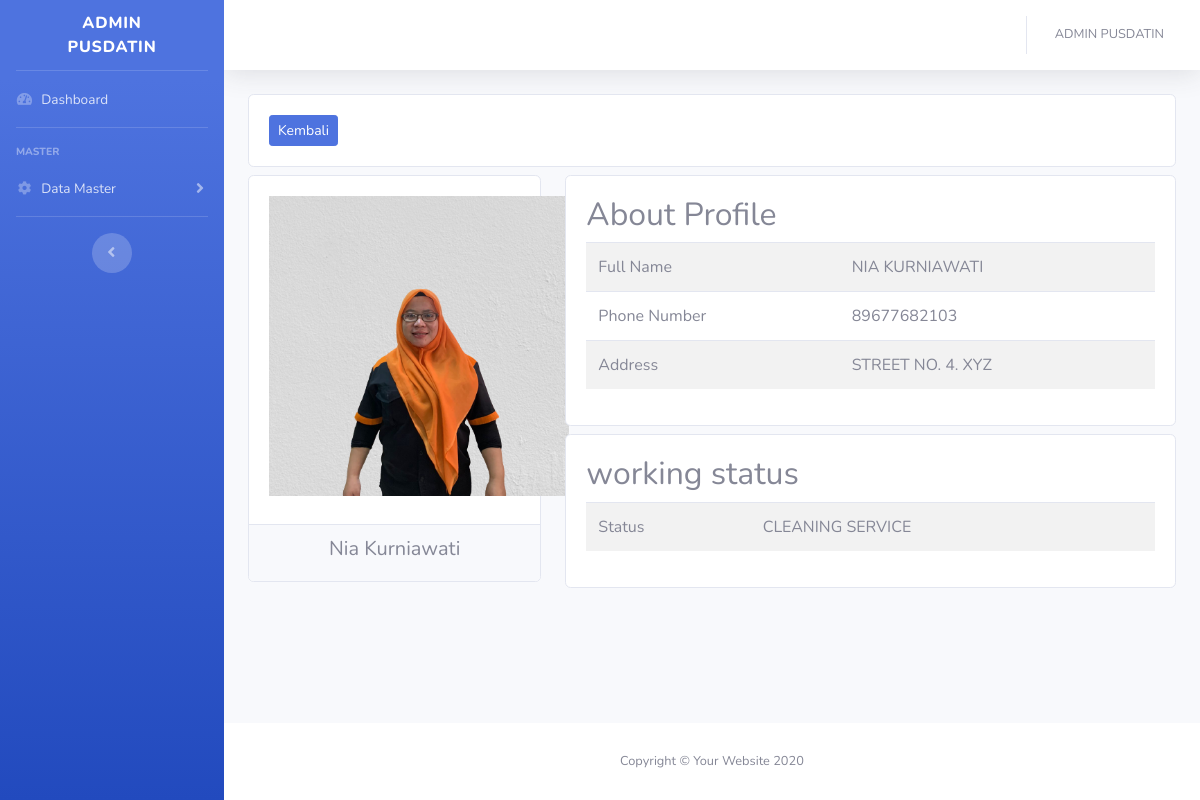
Screenshot of /Dashboard/detail_cs/920473 with the database file from the repository.
### tables this page shows
CREATE TABLE `personil_pusdatin` (
  `id_personil` int(16) NOT NULL,
  `nama` varchar(255) NOT NULL,
  `tlpn` bigint(32) NOT NULL,
  `alamat` text NOT NULL,
  `level` int(8) NOT NULL,
  `gambar` text NOT NULL
);

CREATE TABLE `leve_pusdatin` (
  `id_level` int(8) NOT NULL,
  `nama_level` varchar(128) NOT NULL
);

### application/controllers/Dashboard.php (called while the page is built, shortened)
<?php
class Dashboard extends CI_Controller
{
    public function detail_cs($id_personl)
    {
        $isi['personil'] = $this->Model_personil->detail_cs($id_personl);
        $isi['content'] = 'Admin/detail_cs';
        $this->load->view('Admin/templates/header');
        $this->load->view('Admin/tampilan_dashboard', $isi);
        $this->load->view('Admin/templates/footer');
    }
}

### index.php (called while the page is built, shortened)
<?php
require_once BASEPATH.'core/CodeIgniter.php';

### application/models/Model_personil.php (called while the page is built, shortened)
<?php
class Model_personil extends CI_Model
{
    public function detail_cs($id_personl)
    {
        $sql = "SELECT personil_pusdatin.id_personil,personil_pusdatin.nama,personil_pusdatin.tlpn,personil_pusdatin.alamat,leve_pusdatin.nama_level,personil_pusdatin.gambar FROM `personil_pusdatin`
INNER JOIN leve_pusdatin
ON personil_pusdatin.level=leve_pusdatin.id_level
WHERE personil_pusdatin.id_personil='$id_personl' AND personil_pusdatin.level=5005;";
        $query = $this->db->query($sql);
        return $query->row_array();
    }
}

### application/views/Admin/detail_cs.php (the view)
<div class="row">
    <div class="col-md">
        <div class="card">
            <div class="card-body">
                <a class="btn btn-primary btn-sm" href="<?= base_url() ?>Dashboard/cs">Kembali</a>
            </div>
        </div>
    </div>
</div>
<div class="row">
    <div class="col-md-4 mt-2">
        <div class="card text-center">
            <div class="card-body">
                <h5>
                    <img src="<?= base_url() ?>assets/upload/<?= $personil['gambar'] ?>" alt="personel" style="weight:250px;height:300px">
                </h5>
            </div>
            <div class="card-footer text-muted">
                <h5 class="text-center"><?= $personil['nama'] ?></h5>
            </div>
        </div>
    </div>
    <div class="col-md-8 mt-2">
        <div class="card">
            <div class="card-body">
                <h2>About Profile</h2>
                <table class="table table-striped">
                    <tbody>
                        <tr>
                            <td>Full Name</td>
                            <td class="text-uppercase font-weiight-bold"><?= $personil['nama'] ?></td>
                        </tr>
                        <tr>
                            <td>Phone Number</td>
                            <td class="text-uppercase font-weiight-bold"><?= $personil['tlpn'] ?></td>
                        </tr>
                        <tr>
                            <td>Address</td>
                            <td class="text-uppercase font-weiight-bold"><?= $personil['alamat'] ?></td>
                        </tr>
                    </tbody>
                </table>
            </div>
        </div>
        <div class="card mt-2">
            <div class="card-body">
                <h2>working status</h2>
                <table class="table table-striped">
                    <tbody>
                        <tr>
                            <td>Status</td>
                            <td class="text-uppercase font-weiight-bold"><?= $personil['nama_level'] ?></td>
                        </tr>
                    </tbody>
                </table>
            </div>
        </div>
    </div>
</div>

### rows the page displays
personil_pusdatin: gambar (picture), nama "Nia Kurniawati", nama "NIA KURNIAWATI", tlpn "89677682103", alamat "STREET NO. 4. XYZ", leve_pusdatin.nama_level "CLEANING SERVICE"
